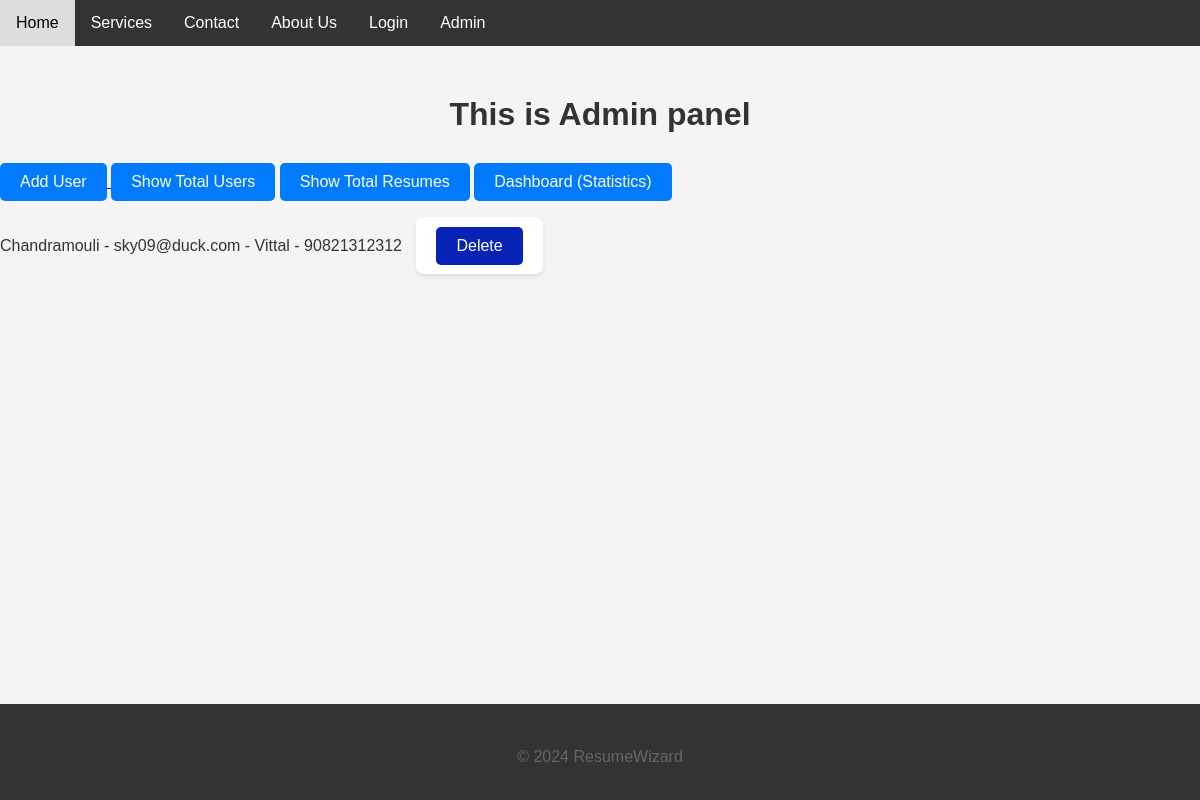
Page /user-dashboard/ on the committed database.
### gptchecker/models.py (models this page shows, shortened)
class UserM(models.Model):
    user_id = models.AutoField(primary_key=True)
    first_name = models.CharField(max_length=100)
    last_name = models.CharField(max_length=100)
    email = models.CharField(max_length=70, default="")
    phone = models.CharField(max_length=70, default="")

### gptchecker/views.py (the view)
# urls.py: path('user-dashboard/', views.user_dashboard, name='user_dashboard'),
def user_dashboard(request):
    usershai = UserM.objects.all()
    document_count = Document.objects.count()
    return render(request, 'gptchecker/user_dashboard.html',{'users': usershai,'dcu':document_count})

### gptchecker/templates/gptchecker/user_dashboard.html (shortened to what this page needs)
{% extends 'gptchecker/base.html' %}
    {% block content %}
    <body class="admin-panel"></body>
    <h1>This is Admin panel</h1>
    <a href="{% url 'register' %}">
        <button>Add User</button>
    </a>
    <button onclick="showTotalUsers()">Show Total Users</button>
    <button onclick="showTotalResumes()">Show Total Resumes</button>
    <button onclick="showDashBoard()">Dashboard (Statistics)</button>
    <ul>
        {% for user in users %}
        <li> {{ user.first_name }} - {{ user.email }} - {{ user.last_name }} - {{ user.phone }}
            <form action="{% url 'delete_user' user.user_id %}" method="post" style="display: inline;">
                <button type="submit">Delete</button>
            </form>
        </li>
        {% endfor %}
    </ul>
    <footer>
        <p>&copy; 2024 ResumeWizard</p>
    </footer>
</body>
    {% endblock %}

### gptchecker/static/gptchecker/home.css (style rules this page uses)
body { font-family: Arial, sans-serif; margin: 0; padding: 0; background-color: #f4f4f4; }
h1 { text-align: center; color: #333; font-family: 'Arial', sans-serif; }
footer { background-color: #333; color: #f5f5f5; text-align: center; padding: 20px 0; }
p { font-size: 16px; line-height: 1.6; }

### gptchecker/static/gptchecker/services.css (style rules this page uses)
h1 { color: #333; text-align: center; }
p { font-size: 16px; text-align: center; color: #666; }
ul { list-style-type: none; padding: 0; margin-bottom: 20px; }
ul li { margin-bottom: 10px; }
footer { background-color: #333; color: #f5f5f5; text-align: center; padding: 20px 0; }

### gptchecker/static/gptchecker/contact.css (style rules this page uses)
h1 { text-align: center; color: #333; font-family: 'Arial', sans-serif; margin-top: 50px; }
p { text-align: center; font-size: 16px; color: #666; font-family: 'Arial', sans-serif; margin: 10px 0; }
form { margin-top: 20px; }
button[type="submit"] { background-color: #007bff; color: #fff; border: none; padding: 12px 20px; border-radius: 5px; cursor: pointer; font-size: 16px; transition: background-color 0.3s ease; }
footer { background-color: #333; color: #f5f5f5; text-align: center; padding: 20px 0; }

### gptchecker/static/gptchecker/about.css (style rules this page uses)
h1 { text-align: center; color: #333; font-family: 'Arial', sans-serif; margin-top: 50px; }
p { text-align: center; font-size: 16px; color: #666; font-family: 'Arial', sans-serif; margin-top: 20px; }
footer { background-color: #333; color: #f5f5f5; text-align: center; padding: 20px 0; }

### gptchecker/static/gptchecker/login.css (style rules this page uses)
body { font-family: Arial, sans-serif; margin: 0; padding: 0; background-color: #f4f4f4; }
h1 { text-align: center; color: #333; margin-top: 50px; }
form { display: flex; flex-direction: column; max-width: 500px; margin: 20px auto; padding: 20px; background-color: #fff; border-radius: 8px; box-shadow: 0 2px 4px rgba(0, 0, 0, 0.1); }
form p, form button[type='submit'] { margin-bottom: 10px; }
button[type='submit'] { padding: 10px; background-color: #0623b5; color: white; border: none; border-radius: 4px; cursor: pointer; box-sizing: border-box; }
form button[type='submit'] { align-self: stretch; text-align: center; }
footer { position: fixed; left: 0; bottom: 0; width: 100%; background-color: #333; color: #f5f5f5; text-align: center; padding: 20px 0; }

### gptchecker/static/gptchecker/admin_login.css (style rules this page uses)
body { font-family: Arial, sans-serif; margin: 0; padding: 0; background-color: #f4f4f4; }
h1 { text-align: center; color: #333; margin-top: 50px; }
form { display: flex; flex-direction: column; max-width: 500px; margin: 20px auto; padding: 20px; background-color: #fff; border-radius: 8px; box-shadow: 0 2px 4px rgba(0, 0, 0, 0.1); }
form p, form button[type='submit'] { margin-bottom: 10px; }
button[type='submit'] { padding: 10px; background-color: #007bff; color: white; border: none; border-radius: 4px; cursor: pointer; box-sizing: border-box; }
form button[type='submit'] { align-self: stretch; text-align: center; }
footer { background-color: #333; color: #f5f5f5; text-align: center; padding: 20px 0; }

### gptchecker/static/gptchecker/document_view.css (style rules this page uses)
body { font-family: 'Roboto', sans-serif; margin: 0; padding: 0; background-color: #f9f9f9; color: #333; }
footer { background-color: #333; color: #f5f5f5; text-align: center; padding: 20px 0; }

### gptchecker/static/gptchecker/register.css (style rules this page uses)
h1 { text-align: center; margin-bottom: 30px; }
form { display: flex; flex-direction: column; }
button[type="submit"] { background-color: #0623b5 !important; color: #fff; border: none; padding: 12px 20px; border-radius: 5px; cursor: pointer; font-size: 16px; transition: background-color 0.3s ease; }
footer { background-color: #333; color: #f5f5f5; text-align: center; padding: 20px 0; }

### gptchecker/static/gptchecker/user_dashboard.css (style rules this page uses)
body.admin-panel { font-family: Arial, sans-serif; background-color: #f4f4f4; margin: 0; padding: 0; }
.admin-panel h1 { text-align: center; color: #333; font-family: 'Arial', sans-serif; }
.admin-panel button { padding: 10px 20px; background-color: #007bff; color: white; border: none; border-radius: 5px; cursor: pointer; font-size: 16px; margin-bottom: 10px; }
.admin-panel ul { list-style-type: none; padding: 0; }
.admin-panel li { margin-bottom: 10px; }
.admin-panel form { display: inline; margin-left: 10px; }
footer { background-color: #333; color: #f5f5f5; text-align: center; padding: 20px 0; }

### rows in the picture
UserM: first_name "Chandramouli", email "sky09@duck.com", last_name "Vittal", phone "90821312312"
